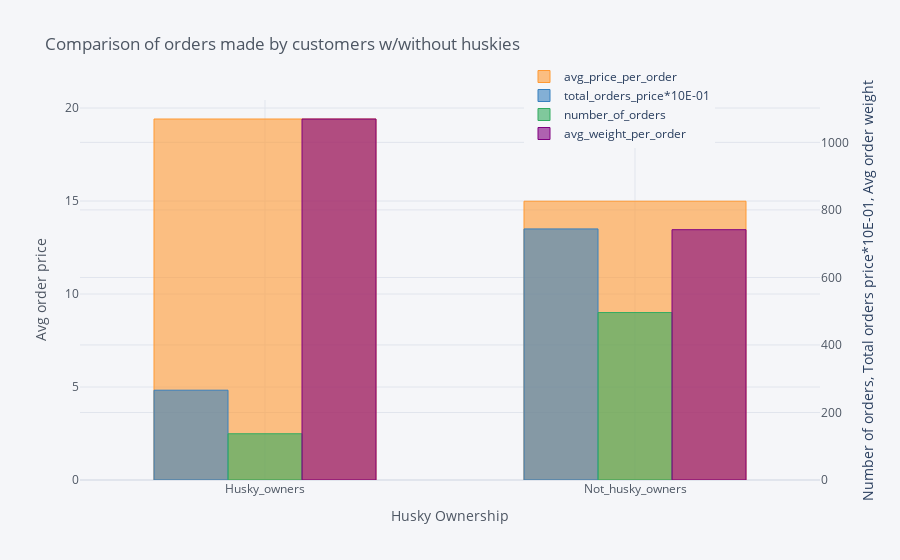

Here is the notebook cell this chart was saved with:
### Code cell
husky_vs_nonhusky[['number_of_orders', 'total_orders_price*10E-01', 'avg_price_per_order', 'avg_weight_per_order']].iplot(
    kind='bar',
    y='avg_price_per_order',
    secondary_y=['total_orders_price*10E-01', 'number_of_orders', 'avg_weight_per_order'],
    xTitle='Husky Ownership',    
    yTitle='Avg order price',
    secondary_y_title='Number of orders, Total orders price*10Е-01, Avg order weight',
    title='Comparison of orders made by customers w/without huskies',
    bargap=0.4,
    legend=dict(yanchor="top",
    y=1.1,
    xanchor="left",
    x=0.6))

### Figure 1 — Plotly figure (JSON) as saved in the notebook; plotly's stock layout.template omitted (floating-point values rounded to 4 significant figures)
{"data": [{"marker": {"color": "rgba(255, 153, 51, 0.6)", "line": {"color": "rgba(255, 153, 51, 1.0)", "width": 1}}, "name": "avg_price_per_order", "orientation": "v", "text": "", "type": "bar", "x": ["Husky_owners", "Not_husky_owners"], "y": [19.41, 14.99]}, {"marker": {"color": "rgba(55, 128, 191, 0.6)", "line": {"color": "rgba(55, 128, 191, 1.0)", "width": 1}}, "name": "total_orders_price*10E-01", "orientation": "v", "text": "", "type": "bar", "x": ["Husky_owners", "Not_husky_owners"], "xaxis": "x", "y": [266.0, 743.7], "yaxis": "y2"}, {"marker": {"color": "rgba(50, 171, 96, 0.6)", "line": {"color": "rgba(50, 171, 96, 1.0)", "width": 1}}, "name": "number_of_orders", "orientation": "v", "text": "", "type": "bar", "x": ["Husky_owners", "Not_husky_owners"], "xaxis": "x", "y": [137, 496], "yaxis": "y2"}, {"marker": {"color": "rgba(128, 0, 128, 0.6)", "line": {"color": "rgba(128, 0, 128, 1.0)", "width": 1}}, "name": "avg_weight_per_order", "orientation": "v", "text": "", "type": "bar", "x": ["Husky_owners", "Not_husky_owners"], "xaxis": "x", "y": [1069.0, 741.4], "yaxis": "y2"}], "layout": {"bargap": 0.4, "legend": {"x": 0.6, "xanchor": "left", "y": 1.1, "yanchor": "top"}, "paper_bgcolor": "#F5F6F9", "plot_bgcolor": "#F5F6F9", "showlegend": true, "title": {"font": {"color": "#4D5663"}, "text": "Comparison of orders made by customers w/without huskies"}, "xaxis": {"gridcolor": "#E1E5ED", "showgrid": true, "tickfont": {"color": "#4D5663"}, "title": {"font": {"color": "#4D5663"}, "text": "Husky Ownership"}, "zerolinecolor": "#E1E5ED"}, "yaxis": {"gridcolor": "#E1E5ED", "showgrid": true, "tickfont": {"color": "#4D5663"}, "title": {"font": {"color": "#4D5663"}, "text": "Avg order price"}, "zerolinecolor": "#E1E5ED"}, "yaxis2": {"anchor": "x", "gridcolor": "#E1E5ED", "overlaying": "y", "showgrid": true, "side": "right", "tickfont": {"color": "#4D5663"}, "title": {"text": "Number of orders, Total orders price*10Е-01, Avg order weight"}, "zerolinecolor": "#E1E5ED"}}}
